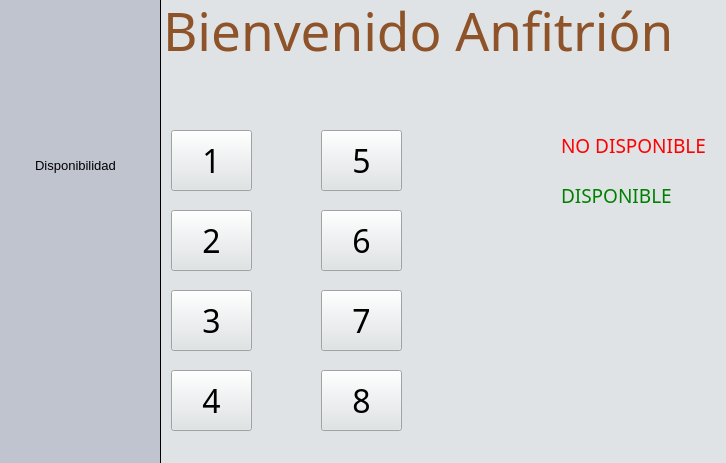
<?xml version="1.0" encoding="UTF-8"?>
<ui version="4.0">
 <class>Anfitrion</class>
 <widget class="QWidget" name="Anfitrion">
  <property name="geometry">
   <rect>
    <x>0</x>
    <y>0</y>
    <width>726</width>
    <height>463</height>
   </rect>
  </property>
  <property name="windowTitle">
   <string>Form</string>
  </property>
  <widget class="QStackedWidget" name="stackedWidget">
   <property name="geometry">
    <rect>
     <x>0</x>
     <y>0</y>
     <width>161</width>
     <height>481</height>
    </rect>
   </property>
   <property name="styleSheet">
    <string notr="true">QWidget{
background-color: #C0C4CF;
border-right: 1px solid;

}
</string>
   </property>
   <widget class="QWidget" name="Menu">
    <widget class="QLabel" name="label">
     <property name="geometry">
      <rect>
       <x>10</x>
       <y>20</y>
       <width>151</width>
       <height>81</height>
      </rect>
     </property>
     <property name="text">
      <string/>
     </property>
     <property name="pixmap">
      <pixmap resource="Img.qrc">:/img/Iconos/logosinfondo1.png</pixmap>
     </property>
     <property name="scaledContents">
      <bool>true</bool>
     </property>
    </widget>
    <widget class="QPushButton" name="salida">
     <property name="geometry">
      <rect>
       <x>0</x>
       <y>410</y>
       <width>151</width>
       <height>51</height>
      </rect>
     </property>
     <property name="styleSheet">
      <string notr="true">QPushButton
{
  border:0px solid gray;
  padding: 0 8px;
  background: yellow;
background-color: rgba(216, 223, 233,0);
}
QPushButton:hover
{
	background-color: rgb(223, 138, 19);
}</string>
     </property>
     <property name="text">
      <string/>
     </property>
     <property name="icon">
      <iconset resource="Img.qrc">
       <normaloff>:/img/Iconos/salida.png</normaloff>:/img/Iconos/salida.png</iconset>
     </property>
     <property name="iconSize">
      <size>
       <width>30</width>
       <height>30</height>
      </size>
     </property>
    </widget>
    <widget class="QPushButton" name="Disponibilidad_Mesas">
     <property name="geometry">
      <rect>
       <x>0</x>
       <y>140</y>
       <width>151</width>
       <height>51</height>
      </rect>
     </property>
     <property name="font">
      <font>
       <pointsize>10</pointsize>
      </font>
     </property>
     <property name="styleSheet">
      <string notr="true">QPushButton
{
  border:0px solid gray;
  padding: 0 8px;
  background: yellow;
background-color: rgba(216, 223, 233,0);
}
QPushButton:hover
{
	background-color: rgb(223, 138, 19);
}</string>
     </property>
     <property name="text">
      <string>Disponibilidad</string>
     </property>
     <property name="icon">
      <iconset resource="Img.qrc">
       <normaloff>:/img/Iconos/reserva-de-mesa.png</normaloff>:/img/Iconos/reserva-de-mesa.png</iconset>
     </property>
     <property name="iconSize">
      <size>
       <width>30</width>
       <height>30</height>
      </size>
     </property>
    </widget>
   </widget>
   <widget class="QWidget" name="page_2"/>
  </widget>
  <widget class="QStackedWidget" name="stackedWidget_2">
   <property name="geometry">
    <rect>
     <x>161</x>
     <y>0</y>
     <width>591</width>
     <height>481</height>
    </rect>
   </property>
   <property name="styleSheet">
    <string notr="true">QWidget{
background-color: #DFE3E5;
border-right: 1px solid;

}</string>
   </property>
   <widget class="QWidget" name="Inicio_Anfitrion">
    <widget class="QLabel" name="label_2">
     <property name="geometry">
      <rect>
       <x>260</x>
       <y>230</y>
       <width>411</width>
       <height>261</height>
      </rect>
     </property>
     <property name="text">
      <string/>
     </property>
     <property name="pixmap">
      <pixmap resource="Img.qrc">:/img/Iconos/platillos-png.png</pixmap>
     </property>
     <property name="scaledContents">
      <bool>true</bool>
     </property>
    </widget>
    <widget class="QLabel" name="label_3">
     <property name="geometry">
      <rect>
       <x>2</x>
       <y>0</y>
       <width>571</width>
       <height>61</height>
      </rect>
     </property>
     <property name="font">
      <font>
       <family>SuckerPunch</family>
       <pointsize>40</pointsize>
      </font>
     </property>
     <property name="styleSheet">
      <string notr="true">color:#8E5329;</string>
     </property>
     <property name="text">
      <string>Bienvenido Anfitrión</string>
     </property>
     <property name="textFormat">
      <enum>Qt::AutoText</enum>
     </property>
    </widget>
    <widget class="QPushButton" name="Mesa_1">
     <property name="geometry">
      <rect>
       <x>10</x>
       <y>130</y>
       <width>81</width>
       <height>61</height>
      </rect>
     </property>
     <property name="font">
      <font>
       <family>CreativeBlock BB</family>
       <pointsize>24</pointsize>
      </font>
     </property>
     <property name="text">
      <string>1</string>
     </property>
     <property name="icon">
      <iconset resource="Img.qrc">
       <normaloff>:/img/Iconos/mesa.png</normaloff>:/img/Iconos/mesa.png</iconset>
     </property>
     <property name="iconSize">
      <size>
       <width>50</width>
       <height>50</height>
      </size>
     </property>
    </widget>
    <widget class="QPushButton" name="Mesa_2">
     <property name="geometry">
      <rect>
       <x>10</x>
       <y>210</y>
       <width>81</width>
       <height>61</height>
      </rect>
     </property>
     <property name="font">
      <font>
       <family>CreativeBlock BB</family>
       <pointsize>24</pointsize>
      </font>
     </property>
     <property name="text">
      <string>2</string>
     </property>
     <property name="icon">
      <iconset resource="Img.qrc">
       <normaloff>:/img/Iconos/mesa.png</normaloff>:/img/Iconos/mesa.png</iconset>
     </property>
     <property name="iconSize">
      <size>
       <width>50</width>
       <height>50</height>
      </size>
     </property>
    </widget>
    <widget class="QPushButton" name="Mesa_3">
     <property name="geometry">
      <rect>
       <x>10</x>
       <y>290</y>
       <width>81</width>
       <height>61</height>
      </rect>
     </property>
     <property name="font">
      <font>
       <family>CreativeBlock BB</family>
       <pointsize>24</pointsize>
      </font>
     </property>
     <property name="text">
      <string>3</string>
     </property>
     <property name="icon">
      <iconset resource="Img.qrc">
       <normaloff>:/img/Iconos/mesa.png</normaloff>:/img/Iconos/mesa.png</iconset>
     </property>
     <property name="iconSize">
      <size>
       <width>50</width>
       <height>50</height>
      </size>
     </property>
    </widget>
    <widget class="QPushButton" name="Mesa_6">
     <property name="geometry">
      <rect>
       <x>160</x>
       <y>210</y>
       <width>81</width>
       <height>61</height>
      </rect>
     </property>
     <property name="font">
      <font>
       <family>CreativeBlock BB</family>
       <pointsize>24</pointsize>
      </font>
     </property>
     <property name="text">
      <string>6</string>
     </property>
     <property name="icon">
      <iconset resource="Img.qrc">
       <normaloff>:/img/Iconos/mesa.png</normaloff>:/img/Iconos/mesa.png</iconset>
     </property>
     <property name="iconSize">
      <size>
       <width>50</width>
       <height>50</height>
      </size>
     </property>
    </widget>
    <widget class="QPushButton" name="Mesa_5">
     <property name="geometry">
      <rect>
       <x>160</x>
       <y>130</y>
       <width>81</width>
       <height>61</height>
      </rect>
     </property>
     <property name="font">
      <font>
       <family>CreativeBlock BB</family>
       <pointsize>24</pointsize>
      </font>
     </property>
     <property name="text">
      <string>5</string>
     </property>
     <property name="icon">
      <iconset resource="Img.qrc">
       <normaloff>:/img/Iconos/mesa.png</normaloff>:/img/Iconos/mesa.png</iconset>
     </property>
     <property name="iconSize">
      <size>
       <width>50</width>
       <height>50</height>
      </size>
     </property>
    </widget>
    <widget class="QPushButton" name="Mesa_4">
     <property name="geometry">
      <rect>
       <x>10</x>
       <y>370</y>
       <width>81</width>
       <height>61</height>
      </rect>
     </property>
     <property name="font">
      <font>
       <family>CreativeBlock BB</family>
       <pointsize>24</pointsize>
      </font>
     </property>
     <property name="text">
      <string>4</string>
     </property>
     <property name="icon">
      <iconset resource="Img.qrc">
       <normaloff>:/img/Iconos/mesa.png</normaloff>:/img/Iconos/mesa.png</iconset>
     </property>
     <property name="iconSize">
      <size>
       <width>50</width>
       <height>50</height>
      </size>
     </property>
    </widget>
    <widget class="QPushButton" name="Mesa_8">
     <property name="geometry">
      <rect>
       <x>160</x>
       <y>370</y>
       <width>81</width>
       <height>61</height>
      </rect>
     </property>
     <property name="font">
      <font>
       <family>CreativeBlock BB</family>
       <pointsize>24</pointsize>
      </font>
     </property>
     <property name="text">
      <string>8</string>
     </property>
     <property name="icon">
      <iconset resource="Img.qrc">
       <normaloff>:/img/Iconos/mesa.png</normaloff>:/img/Iconos/mesa.png</iconset>
     </property>
     <property name="iconSize">
      <size>
       <width>50</width>
       <height>50</height>
      </size>
     </property>
    </widget>
    <widget class="QPushButton" name="Mesa_7">
     <property name="geometry">
      <rect>
       <x>160</x>
       <y>290</y>
       <width>81</width>
       <height>61</height>
      </rect>
     </property>
     <property name="font">
      <font>
       <family>CreativeBlock BB</family>
       <pointsize>24</pointsize>
      </font>
     </property>
     <property name="text">
      <string>7</string>
     </property>
     <property name="icon">
      <iconset resource="Img.qrc">
       <normaloff>:/img/Iconos/mesa.png</normaloff>:/img/Iconos/mesa.png</iconset>
     </property>
     <property name="iconSize">
      <size>
       <width>50</width>
       <height>50</height>
      </size>
     </property>
    </widget>
    <widget class="QLabel" name="label_4">
     <property name="geometry">
      <rect>
       <x>400</x>
       <y>120</y>
       <width>171</width>
       <height>51</height>
      </rect>
     </property>
     <property name="font">
      <font>
       <family>augie</family>
       <pointsize>14</pointsize>
      </font>
     </property>
     <property name="styleSheet">
      <string notr="true">color: #FF0000;</string>
     </property>
     <property name="text">
      <string>NO DISPONIBLE</string>
     </property>
    </widget>
    <widget class="QLabel" name="label_5">
     <property name="geometry">
      <rect>
       <x>400</x>
       <y>170</y>
       <width>171</width>
       <height>51</height>
      </rect>
     </property>
     <property name="font">
      <font>
       <family>augie</family>
       <pointsize>14</pointsize>
      </font>
     </property>
     <property name="styleSheet">
      <string notr="true">color: #008000;</string>
     </property>
     <property name="text">
      <string>DISPONIBLE</string>
     </property>
    </widget>
   </widget>
   <widget class="QWidget" name="Mesas_Disponibles"/>
  </widget>
 </widget>
 <resources>
  <include location="Img.qrc"/>
 </resources>
 <connections/>
</ui>
